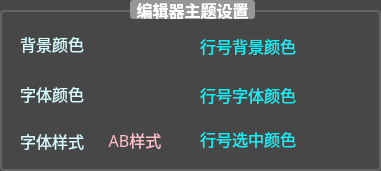
   <widget class="QGroupBox" name="groupBox_2">
    <property name="geometry">
     <rect>
      <x>380</x>
      <y>10</y>
      <width>381</width>
      <height>171</height>
     </rect>
    </property>
    <property name="styleSheet">
     <string notr="true">/* QGroupBox 样式 */
QGroupBox {
    background-color: #474747;
    border: 2px solid rgb(100, 100, 100); /* 边框颜色 */
    border-radius: 4px;         /* 圆角 */
    margin-top: 10px;           /* 上边距 */
    padding-top: 10px;          /* 内部上边距 */
    font-size: 12pt;
    font-weight: bold;
}
 
QGroupBox::title {
    subcontrol-origin: margin;  /* 标题位置 */
    subcontrol-position: top center; /* 水平居中 */
    padding: 0 4px;             /* 标题内边距 */
	border-radius: 3px;
    background-color: rgb(150, 150, 150);
    color: rgb(255, 255, 255);
}
 
/* QComboBox 样式 */
QComboBox {
    border: 1px solid pink; /* 边框颜色 */
    border-radius: 4px;         /* 圆角 */
    padding: 3px;               /* 内边距 */
    min-width: 120px;           /* 最小宽度 */
}</string>
    </property>
    <property name="title">
     <string>编辑器主题设置</string>
    </property>
    <widget class="QLabel" name="lab_menuBar_4">
     <property name="geometry">
      <rect>
       <x>20</x>
       <y>33</y>
       <width>71</width>
       <height>21</height>
      </rect>
     </property>
     <property name="font">
      <font>
       <family>微软雅黑</family>
       <pointsize>12</pointsize>
      </font>
     </property>
     <property name="styleSheet">
      <string notr="true">color: #D7FDFF;
background-color: transparent;</string>
     </property>
     <property name="text">
      <string>背景颜色</string>
     </property>
    </widget>
    <widget class="QLabel" name="lab_menuBar_9">
     <property name="geometry">
      <rect>
       <x>20</x>
       <y>83</y>
       <width>71</width>
       <height>21</height>
      </rect>
     </property>
     <property name="font">
      <font>
       <family>微软雅黑</family>
       <pointsize>12</pointsize>
      </font>
     </property>
     <property name="styleSheet">
      <string notr="true">color: #D7FDFF;
background-color: transparent;</string>
     </property>
     <property name="text">
      <string>字体颜色</string>
     </property>
    </widget>
    <widget class="QLabel" name="lab_menuBar_10">
     <property name="geometry">
      <rect>
       <x>20</x>
       <y>130</y>
       <width>71</width>
       <height>21</height>
      </rect>
     </property>
     <property name="font">
      <font>
       <family>微软雅黑</family>
       <pointsize>12</pointsize>
      </font>
     </property>
     <property name="styleSheet">
      <string notr="true">color: #D7FDFF;
background-color: transparent;</string>
     </property>
     <property name="text">
      <string>字体样式</string>
     </property>
    </widget>
    <widget class="QPushButton" name="btn_edit_bgdcol">
     <property name="geometry">
      <rect>
       <x>100</x>
       <y>30</y>
       <width>30</width>
       <height>30</height>
      </rect>
     </property>
     <property name="styleSheet">
      <string notr="true">QPushButton{
    border-radius: 3px;
    color: pink;
}</string>
     </property>
     <property name="text">
      <string/>
     </property>
    </widget>
    <widget class="QPushButton" name="btn_edit_fontcol">
     <property name="geometry">
      <rect>
       <x>100</x>
       <y>80</y>
       <width>30</width>
       <height>30</height>
      </rect>
     </property>
     <property name="styleSheet">
      <string notr="true">QPushButton{
    border-radius: 3px;
    color: pink;
}</string>
     </property>
     <property name="text">
      <string/>
     </property>
    </widget>
    <widget class="QPushButton" name="btn_line_num_bgdcol">
     <property name="geometry">
      <rect>
       <x>315</x>
       <y>30</y>
       <width>30</width>
       <height>30</height>
      </rect>
     </property>
     <property name="styleSheet">
      <string notr="true">QPushButton{
    border-radius: 3px;
    color: pink;
}</string>
     </property>
     <property name="text">
      <string/>
     </property>
    </widget>
    <widget class="QLabel" name="lab_menuBar_12">
     <property name="geometry">
      <rect>
       <x>200</x>
       <y>35</y>
       <width>101</width>
       <height>21</height>
      </rect>
     </property>
     <property name="font">
      <font>
       <family>微软雅黑</family>
       <pointsize>12</pointsize>
      </font>
     </property>
     <property name="styleSheet">
      <string notr="true">color: #00F8FF;
background-color: transparent;</string>
     </property>
     <property name="text">
      <string>行号背景颜色</string>
     </property>
    </widget>
    <widget class="QLabel" name="lab_menuBar_13">
     <property name="geometry">
      <rect>
       <x>200</x>
       <y>84</y>
       <width>101</width>
       <height>21</height>
      </rect>
     </property>
     <property name="font">
      <font>
       <family>微软雅黑</family>
       <pointsize>12</pointsize>
      </font>
     </property>
     <property name="styleSheet">
      <string notr="true">color: #00F8FF;
background-color: transparent;</string>
     </property>
     <property name="text">
      <string>行号字体颜色</string>
     </property>
    </widget>
    <widget class="QLabel" name="lab_menuBar_14">
     <property name="geometry">
      <rect>
       <x>200</x>
       <y>128</y>
       <width>101</width>
       <height>21</height>
      </rect>
     </property>
     <property name="font">
      <font>
       <family>微软雅黑</family>
       <pointsize>12</pointsize>
      </font>
     </property>
     <property name="styleSheet">
      <string notr="true">color: #00F8FF;
background-color: transparent;</string>
     </property>
     <property name="text">
      <string>行号选中颜色</string>
     </property>
    </widget>
    <widget class="QPushButton" name="btn_line_fontcol">
     <property name="geometry">
      <rect>
       <x>315</x>
       <y>80</y>
       <width>30</width>
       <height>30</height>
      </rect>
     </property>
     <property name="styleSheet">
      <string notr="true">QPushButton{
    border-radius: 3px;
    color: pink;
}</string>
     </property>
     <property name="text">
      <string/>
     </property>
    </widget>
    <widget class="QPushButton" name="btn_line_sel_fontcol">
     <property name="geometry">
      <rect>
       <x>315</x>
       <y>125</y>
       <width>30</width>
       <height>30</height>
      </rect>
     </property>
     <property name="styleSheet">
      <string notr="true">QPushButton{
    border-radius: 3px;
    color: pink;
}</string>
     </property>
     <property name="text">
      <string/>
     </property>
    </widget>
    <widget class="QPushButton" name="btn_edit_fontstyle">
     <property name="geometry">
      <rect>
       <x>100</x>
       <y>122</y>
       <width>70</width>
       <height>35</height>
      </rect>
     </property>
     <property name="font">
      <font>
       <family>微软雅黑</family>
       <pointsize>12</pointsize>
      </font>
     </property>
     <property name="styleSheet">
      <string notr="true">QPushButton{
    border-radius: 3px;
    color: pink;
}</string>
     </property>
     <property name="text">
      <string>AB样式</string>
     </property>
    </widget>
   </widget>
